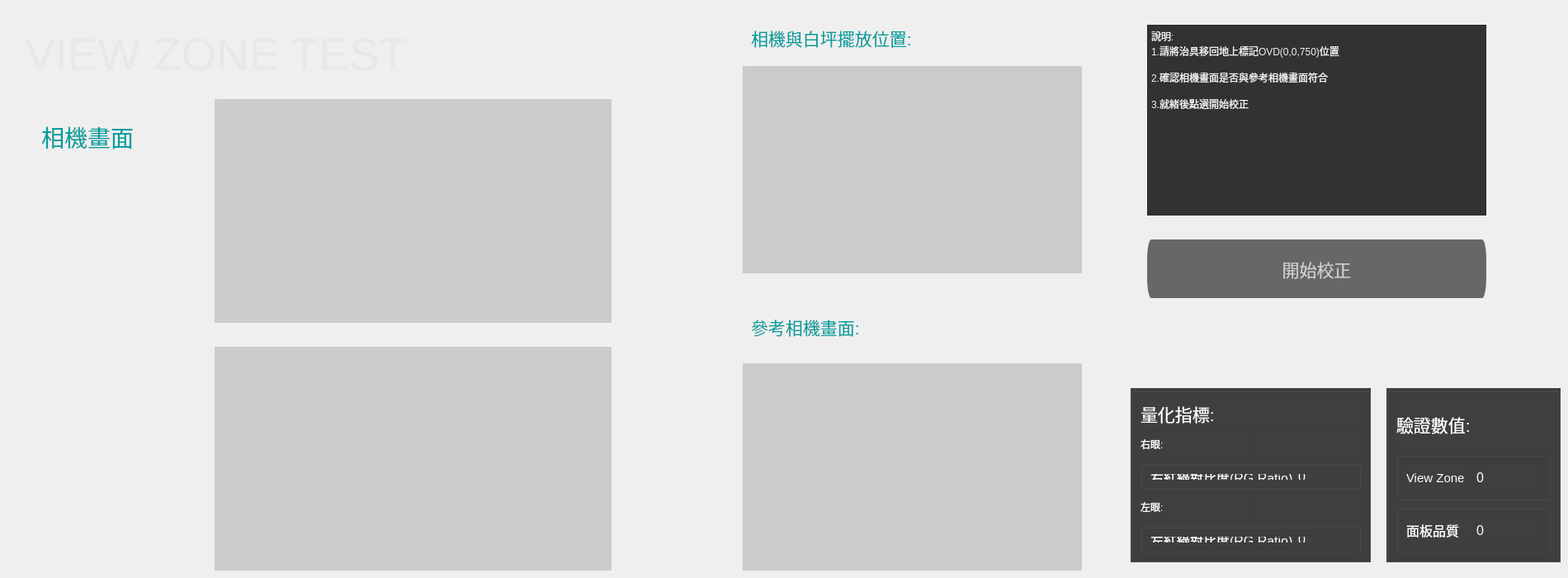
       <widget class="QWidget" name="page_7">
        <widget class="QLabel" name="label_64">
         <property name="geometry">
          <rect>
           <x>30</x>
           <y>20</y>
           <width>531</width>
           <height>91</height>
          </rect>
         </property>
         <property name="font">
          <font>
           <pointsize>41</pointsize>
          </font>
         </property>
         <property name="styleSheet">
          <string notr="true">color: rgb(232, 232, 232);</string>
         </property>
         <property name="text">
          <string>VIEW ZONE TEST</string>
         </property>
        </widget>
        <widget class="QLabel" name="label_65">
         <property name="geometry">
          <rect>
           <x>50</x>
           <y>140</y>
           <width>141</width>
           <height>51</height>
          </rect>
         </property>
         <property name="font">
          <font>
           <pointsize>21</pointsize>
          </font>
         </property>
         <property name="styleSheet">
          <string notr="true">color: rgb(0, 157, 157);</string>
         </property>
         <property name="text">
          <string>相機畫面</string>
         </property>
        </widget>
        <widget class="QLabel" name="view_type">
         <property name="geometry">
          <rect>
           <x>40</x>
           <y>210</y>
           <width>161</width>
           <height>141</height>
          </rect>
         </property>
         <property name="styleSheet">
          <string notr="true"/>
         </property>
         <property name="text">
          <string/>
         </property>
        </widget>
        <widget class="QLabel" name="view_zone_preview1">
         <property name="geometry">
          <rect>
           <x>260</x>
           <y>120</y>
           <width>481</width>
           <height>271</height>
          </rect>
         </property>
         <property name="styleSheet">
          <string notr="true">background-color: rgb(204, 204, 204);</string>
         </property>
         <property name="text">
          <string/>
         </property>
        </widget>
        <widget class="QLabel" name="view_zone_preview2">
         <property name="geometry">
          <rect>
           <x>260</x>
           <y>420</y>
           <width>481</width>
           <height>271</height>
          </rect>
         </property>
         <property name="styleSheet">
          <string notr="true">background-color: rgb(204, 204, 204);</string>
         </property>
         <property name="text">
          <string/>
         </property>
        </widget>
        <widget class="QLabel" name="view_ref">
         <property name="geometry">
          <rect>
           <x>900</x>
           <y>440</y>
           <width>411</width>
           <height>251</height>
          </rect>
         </property>
         <property name="styleSheet">
          <string notr="true">background-color: rgb(203, 203, 203);</string>
         </property>
         <property name="text">
          <string/>
         </property>
        </widget>
        <widget class="QLabel" name="label_66">
         <property name="geometry">
          <rect>
           <x>910</x>
           <y>20</y>
           <width>241</width>
           <height>51</height>
          </rect>
         </property>
         <property name="font">
          <font>
           <pointsize>16</pointsize>
          </font>
         </property>
         <property name="styleSheet">
          <string notr="true">color: rgb(0, 157, 157);</string>
         </property>
         <property name="text">
          <string>相機與白坪擺放位置:</string>
         </property>
        </widget>
        <widget class="QLabel" name="label_67">
         <property name="geometry">
          <rect>
           <x>910</x>
           <y>370</y>
           <width>191</width>
           <height>51</height>
          </rect>
         </property>
         <property name="font">
          <font>
           <pointsize>16</pointsize>
          </font>
         </property>
         <property name="styleSheet">
          <string notr="true">color: rgb(0, 157, 157);</string>
         </property>
         <property name="text">
          <string>參考相機畫面:</string>
         </property>
        </widget>
        <widget class="QLabel" name="view_pos">
         <property name="geometry">
          <rect>
           <x>900</x>
           <y>80</y>
           <width>411</width>
           <height>251</height>
          </rect>
         </property>
         <property name="styleSheet">
          <string notr="true">background-color: rgb(203, 203, 203);</string>
         </property>
         <property name="text">
          <string/>
         </property>
        </widget>
        <widget class="QPlainTextEdit" name="plainTextEdit_4">
         <property name="geometry">
          <rect>
           <x>1390</x>
           <y>30</y>
           <width>411</width>
           <height>231</height>
          </rect>
         </property>
         <property name="styleSheet">
          <string notr="true">background-color: rgb(50, 50, 50);
font: 14pt &quot;Microsoft JhengHei UI&quot;;
color: rgb(241, 241, 241);</string>
         </property>
         <property name="plainText">
          <string>說明:
1.請將治具移回地上標記OVD(0,0,750)位置

2.確認相機畫面是否與參考相機畫面符合

3.就緒後點選開始校正
</string>
         </property>
        </widget>
        <widget class="QPushButton" name="start_calibrate_view_zone">
         <property name="enabled">
          <bool>true</bool>
         </property>
         <property name="geometry">
          <rect>
           <x>1390</x>
           <y>290</y>
           <width>411</width>
           <height>71</height>
          </rect>
         </property>
         <property name="font">
          <font>
           <pointsize>16</pointsize>
          </font>
         </property>
         <property name="styleSheet">
          <string notr="true">
QPushButton{border-radius: 5px solid gray;
background-color: rgb(103, 103, 103);
color: rgb(207, 207, 207);}

QPushButton:hover {border-radius: 5px solid gray;
background-color: rgb(130, 130, 130);
color: rgb(207, 207, 207);}

QPushButton:pressed {border-radius: 5px solid gray;
background-color: rgb(71, 71, 71);
color: rgb(207, 207, 207);}</string>
         </property>
         <property name="text">
          <string>開始校正</string>
         </property>
        </widget>
        <widget class="QGroupBox" name="verticalGroupBox_9">
         <property name="geometry">
          <rect>
           <x>1680</x>
           <y>470</y>
           <width>211</width>
           <height>211</height>
          </rect>
         </property>
         <property name="styleSheet">
          <string notr="true">background-color: rgb(63, 63, 63);</string>
         </property>
         <layout class="QVBoxLayout" name="verticalLayout_12">
          <item>
           <widget class="QLabel" name="label_74">
            <property name="font">
             <font>
              <pointsize>16</pointsize>
             </font>
            </property>
            <property name="styleSheet">
             <string notr="true">color: rgb(255, 255, 255);</string>
            </property>
            <property name="text">
             <string>驗證數值:</string>
            </property>
           </widget>
          </item>
          <item>
           <widget class="QGroupBox" name="horizontalGroupBox_14">
            <property name="styleSheet">
             <string notr="true"/>
            </property>
            <layout class="QHBoxLayout" name="horizontalLayout_45">
             <item>
              <widget class="QLabel" name="label_75">
               <property name="font">
                <font>
                 <pointsize>11</pointsize>
                </font>
               </property>
               <property name="styleSheet">
                <string notr="true">color: rgb(255, 255, 255);</string>
               </property>
               <property name="text">
                <string>View Zone</string>
               </property>
              </widget>
             </item>
             <item>
              <widget class="QLabel" name="view_zone_value">
               <property name="font">
                <font>
                 <pointsize>12</pointsize>
                </font>
               </property>
               <property name="styleSheet">
                <string notr="true">color: rgb(255, 255, 255);</string>
               </property>
               <property name="text">
                <string>0</string>
               </property>
              </widget>
             </item>
            </layout>
           </widget>
          </item>
          <item>
           <widget class="QGroupBox" name="horizontalGroupBox_15">
            <property name="styleSheet">
             <string notr="true">border-color: rgb(255, 255, 255);</string>
            </property>
            <layout class="QHBoxLayout" name="horizontalLayout_46">
             <item>
              <widget class="QLabel" name="label_76">
               <property name="font">
                <font>
                 <pointsize>12</pointsize>
                </font>
               </property>
               <property name="styleSheet">
                <string notr="true">color: rgb(255, 255, 255);</string>
               </property>
               <property name="text">
                <string>面板品質</string>
               </property>
              </widget>
             </item>
             <item>
              <widget class="QLabel" name="slant_3">
               <property name="font">
                <font>
                 <pointsize>12</pointsize>
                </font>
               </property>
               <property name="styleSheet">
                <string notr="true">color: rgb(255, 255, 255);</string>
               </property>
               <property name="text">
                <string>0</string>
               </property>
              </widget>
             </item>
            </layout>
           </widget>
          </item>
         </layout>
        </widget>
        <widget class="QGroupBox" name="verticalGroupBox_10">
         <property name="geometry">
          <rect>
           <x>1370</x>
           <y>470</y>
           <width>291</width>
           <height>211</height>
          </rect>
         </property>
         <property name="styleSheet">
          <string notr="true">background-color: rgb(63, 63, 63);</string>
         </property>
         <layout class="QVBoxLayout" name="verticalLayout_13">
          <item>
           <widget class="QLabel" name="label_77">
            <property name="font">
             <font>
              <pointsize>16</pointsize>
             </font>
            </property>
            <property name="styleSheet">
             <string notr="true">color: rgb(255, 255, 255);</string>
            </property>
            <property name="text">
             <string>量化指標:</string>
            </property>
           </widget>
          </item>
          <item>
           <layout class="QHBoxLayout" name="horizontalLayout_47">
            <item>
             <widget class="QLabel" name="label_78">
              <property name="styleSheet">
               <string notr="true">color: rgb(255, 255, 255);</string>
              </property>
              <property name="text">
               <string>右眼:</string>
              </property>
             </widget>
            </item>
            <item>
             <widget class="QLabel" name="ref_green_view_zone">
              <property name="minimumSize">
               <size>
                <width>70</width>
                <height>30</height>
               </size>
              </property>
              <property name="text">
               <string/>
              </property>
             </widget>
            </item>
           </layout>
          </item>
          <item>
           <widget class="QGroupBox" name="horizontalGroupBox_16">
            <property name="styleSheet">
             <string notr="true">border-color: rgb(255, 255, 255);</string>
            </property>
            <layout class="QHBoxLayout" name="horizontalLayout_48">
             <item>
              <widget class="QLabel" name="label_79">
               <property name="font">
                <font>
                 <pointsize>12</pointsize>
                </font>
               </property>
               <property name="styleSheet">
                <string notr="true">color: rgb(255, 255, 255);</string>
               </property>
               <property name="text">
                <string>右紅綠對比度(RG Ratio)</string>
               </property>
              </widget>
             </item>
             <item>
              <widget class="QLabel" name="view_zone_ratio_right">
               <property name="font">
                <font>
                 <pointsize>12</pointsize>
                </font>
               </property>
               <property name="styleSheet">
                <string notr="true">color: rgb(255, 255, 255);</string>
               </property>
               <property name="text">
                <string>0</string>
               </property>
              </widget>
             </item>
            </layout>
           </widget>
          </item>
          <item>
           <layout class="QHBoxLayout" name="horizontalLayout_49">
            <item>
             <widget class="QLabel" name="label_80">
              <property name="styleSheet">
               <string notr="true">color: rgb(255, 255, 255);</string>
              </property>
              <property name="text">
               <string>左眼:</string>
              </property>
             </widget>
            </item>
            <item>
             <widget class="QLabel" name="ref_red_view_zone">
              <property name="minimumSize">
               <size>
                <width>70</width>
                <height>30</height>
               </size>
              </property>
              <property name="text">
               <string/>
              </property>
             </widget>
            </item>
           </layout>
          </item>
          <item>
           <widget class="QGroupBox" name="horizontalGroupBox_17">
            <property name="styleSheet">
             <string notr="true">border-color: rgb(255, 255, 255);</string>
            </property>
            <layout class="QHBoxLayout" name="horizontalLayout_50">
             <item>
              <widget class="QLabel" name="label_81">
               <property name="font">
                <font>
                 <pointsize>12</pointsize>
                </font>
               </property>
               <property name="styleSheet">
                <string notr="true">color: rgb(255, 255, 255);</string>
               </property>
               <property name="text">
                <string>左紅綠對比度(RG Ratio)</string>
               </property>
              </widget>
             </item>
             <item>
              <widget class="QLabel" name="view_zone_ratio_left">
               <property name="font">
                <font>
                 <pointsize>12</pointsize>
                </font>
               </property>
               <property name="styleSheet">
                <string notr="true">color: rgb(255, 255, 255);</string>
               </property>
               <property name="text">
                <string>0</string>
               </property>
              </widget>
             </item>
            </layout>
           </widget>
          </item>
         </layout>
        </widget>
        <widget class="QLabel" name="view_zone_warn">
         <property name="geometry">
          <rect>
           <x>1400</x>
           <y>380</y>
           <width>231</width>
           <height>31</height>
          </rect>
         </property>
         <property name="font">
          <font>
           <pointsize>18</pointsize>
          </font>
         </property>
         <property name="styleSheet">
          <string notr="true">color: rgb(255, 0, 0);</string>
         </property>
         <property name="text">
          <string/>
         </property>
        </widget>
        <widget class="QLabel" name="eye_pos_1_view">
         <property name="geometry">
          <rect>
           <x>780</x>
           <y>190</y>
           <width>101</width>
           <height>31</height>
          </rect>
         </property>
         <property name="font">
          <font>
           <pointsize>15</pointsize>
          </font>
         </property>
         <property name="styleSheet">
          <string notr="true">color: rgb(232, 232, 232);</string>
         </property>
         <property name="text">
          <string/>
         </property>
        </widget>
        <widget class="QLabel" name="eye_pos_2_view">
         <property name="geometry">
          <rect>
           <x>780</x>
           <y>550</y>
           <width>101</width>
           <height>31</height>
          </rect>
         </property>
         <property name="font">
          <font>
           <pointsize>15</pointsize>
          </font>
         </property>
         <property name="styleSheet">
          <string notr="true">color: rgb(232, 232, 232);</string>
         </property>
         <property name="text">
          <string/>
         </property>
        </widget>
       </widget>
